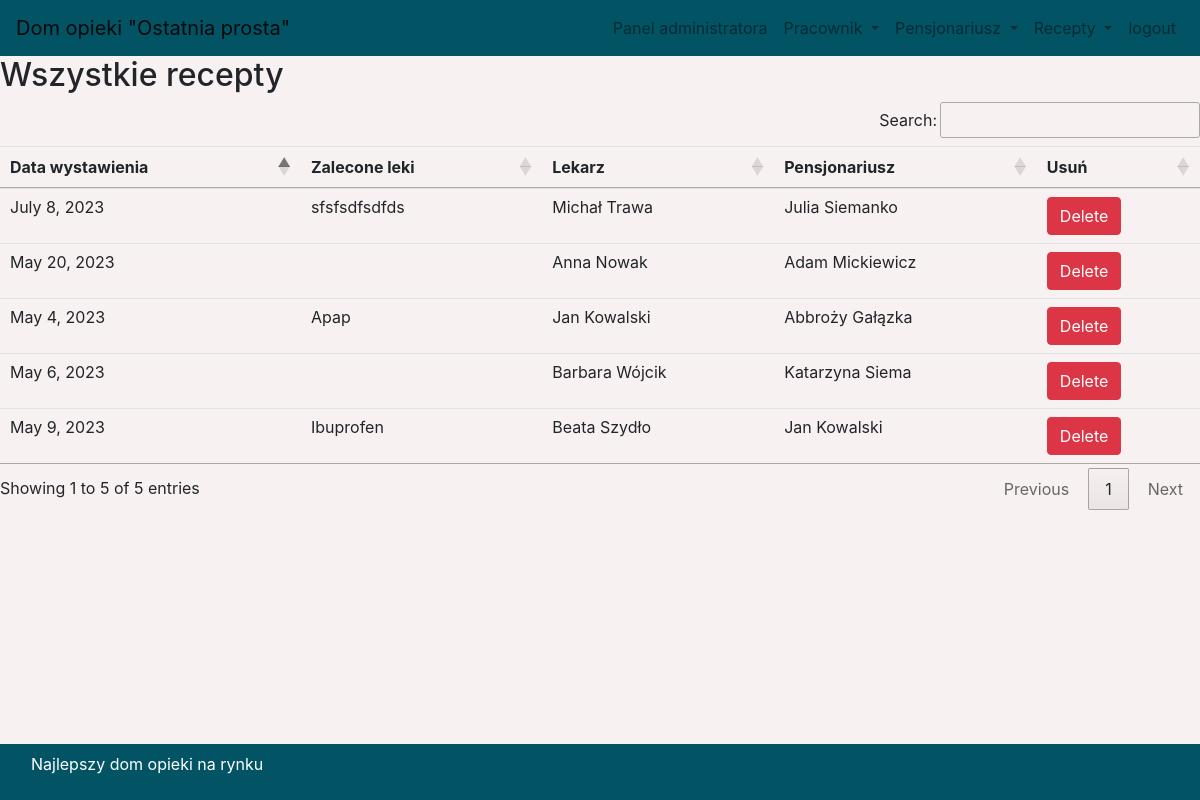
The app's page /widok_recept/ (signed in) with its own data.
### dom/models.py (models this page shows, shortened)
class Recepty(models.Model):
    data_wystawienia = models.DateField()
    zalecone_leki = models.TextField(max_length=255, null=True)
    lekarz = models.ForeignKey(Lekarz, on_delete=models.CASCADE)
    pensjonariusz = models.ForeignKey(Pensjonariusz, on_delete=models.CASCADE)

class Lekarz(models.Model):
    imie = models.CharField(max_length=20)
    nazwisko = models.CharField(max_length=50)
    specjalizacja = models.CharField(max_length=50)
    dane_kontaktowe = models.TextField(max_length=50, null=True)
    def __str__(self):
        return f'{self.imie} {self.nazwisko}'

class Pensjonariusz(models.Model):
    imie = models.CharField(max_length=20)
    nazwisko = models.CharField(max_length=50)
    data_urodzenia = models.DateField()
    plec = models.CharField(max_length=10)
    dane_kontaktowe = models.TextField(max_length=50, null=True)
    informacje_medyczne = models.CharField(max_length=255)
    def __str__(self):
        return f'{self.imie} {self.nazwisko}'

### dom/views.py (the view)
# urls.py: path('widok_recept/', Widok_recept, name='widok_recept'),
def Widok_recept(request):
    if not request.user.is_staff:
        return redirect('login')
    doc = Recepty.objects.all()
    d = {'doc': doc}
    return render(request, 'widok_recept.html', d)

### dom/templates/widok_recept.html (shortened to what this page needs)
{% include 'bazowa.html' %}
{% include 'nawigacja.html' %}
{% block content %}
<div>
  <h2>Wszystkie recepty</h2>
  <table id="example" class="table table-hover">
    <thead>
    <tr>
      <th>Data wystawienia</th>
      <th>Zalecone leki</th>
      <th>Lekarz</th>
      <th>Pensjonariusz</th>
      <th>Usuń</th>
    </tr>
    </thead>
    <tbody>
      {% for i in doc %}
      <tr>
        <td>{{ i.data_wystawienia }}</td>
        <td>{{ i.zalecone_leki }}</td>
        <td>{{ i.lekarz }}</td>
        <td>{{ i.pensjonariusz }}</td>
        <td><a href="{% url 'usun_recepte' i.id %}" onclick="return confirm('Jesteś pewien?')" class="btn btn-danger">Delete</a></td>
      </tr>
      {% endfor %}
    </tbody>
  </table>
</div>
{% endblock content %}
{% include 'stopka.html' %}

### static/css/mystyle.css (style rules this page uses)
body { background-color: #F8F1F1; }

### dom/templates/bazowa.html (style rules this page uses)
body { background-color: #F8F1F1; }

### records on screen
Recepty: data_wystawienia "May 4, 2023", zalecone_leki "Apap", lekarz "Jan Kowalski", pensjonariusz "Abbroży Gałązka"
Recepty: data_wystawienia "May 9, 2023", zalecone_leki "Ibuprofen", lekarz "Beata Szydło", pensjonariusz "Jan Kowalski"
Recepty: data_wystawienia "May 6, 2023", lekarz "Barbara Wójcik", pensjonariusz "Katarzyna Siema"
Recepty: data_wystawienia "July 8, 2023", zalecone_leki "sfsfsdfsdfds", lekarz "Michał Trawa", pensjonariusz "Julia Siemanko"
Recepty: data_wystawienia "May 20, 2023", lekarz "Anna Nowak", pensjonariusz "Adam Mickiewicz"
